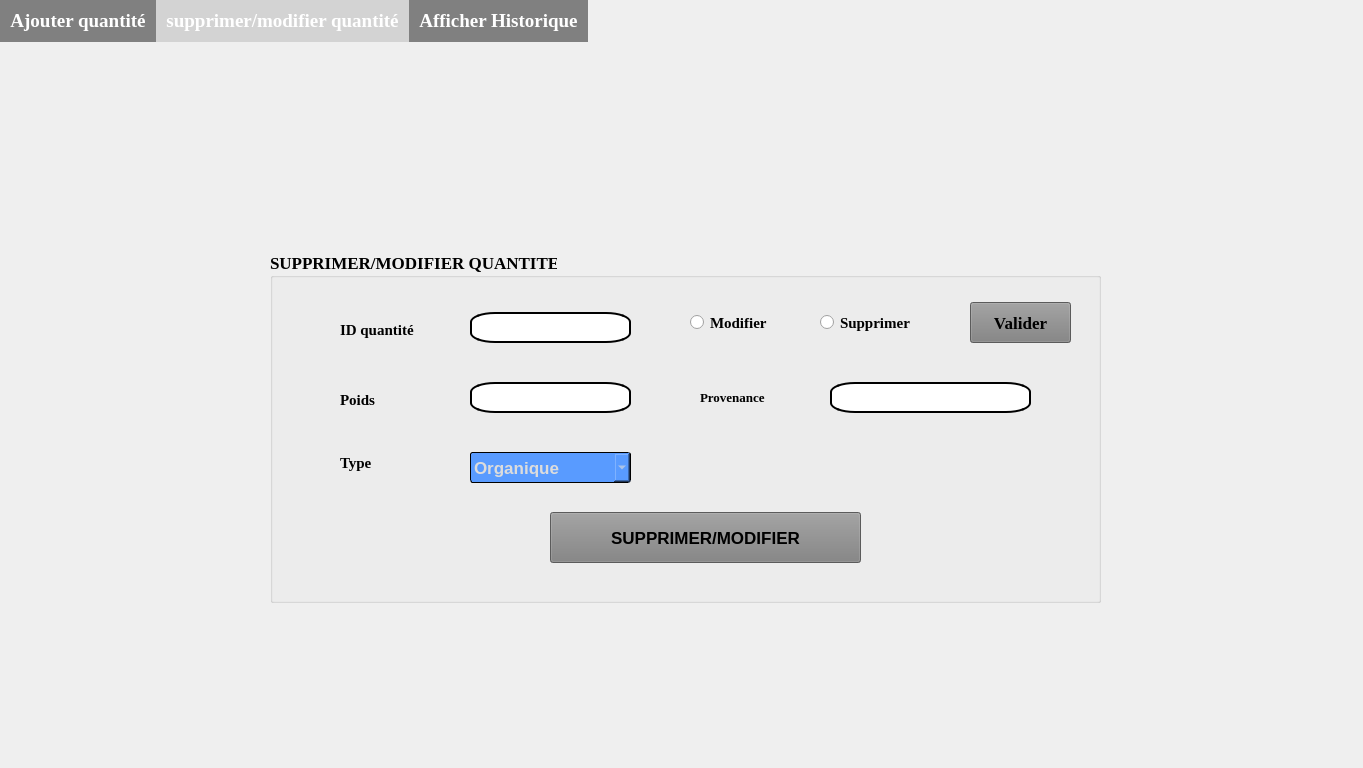
<?xml version="1.0" encoding="UTF-8"?>
<ui version="4.0">
 <class>Dialogdecharge</class>
 <widget class="QDialog" name="Dialogdecharge">
  <property name="geometry">
   <rect>
    <x>0</x>
    <y>0</y>
    <width>1363</width>
    <height>768</height>
   </rect>
  </property>
  <property name="windowTitle">
   <string>Dialog</string>
  </property>
  <widget class="QTabWidget" name="tabWidget">
   <property name="geometry">
    <rect>
     <x>0</x>
     <y>0</y>
     <width>1366</width>
     <height>791</height>
    </rect>
   </property>
   <property name="font">
    <font>
     <family>Times New Roman</family>
     <pointsize>14</pointsize>
     <weight>75</weight>
     <bold>true</bold>
    </font>
   </property>
   <property name="styleSheet">
    <string notr="true">QTabWidget::tab-bar {
   border: 1px solid gray;
}
QTabBar::tab {
  background: gray;
  color: white;
  padding: 10px;
 }

 QTabBar::tab:selected {
  background: lightgray;
 }
QTabWidget::pane { 
   border: none;
}</string>
   </property>
   <property name="currentIndex">
    <number>1</number>
   </property>
   <widget class="QWidget" name="ajout">
    <attribute name="title">
     <string>Ajouter quantité</string>
    </attribute>
    <widget class="QGroupBox" name="groupBox_Ajout">
     <property name="geometry">
      <rect>
       <x>410</x>
       <y>230</y>
       <width>591</width>
       <height>441</height>
      </rect>
     </property>
     <property name="font">
      <font>
       <family>Times New Roman</family>
       <pointsize>13</pointsize>
       <weight>75</weight>
       <bold>true</bold>
      </font>
     </property>
     <property name="title">
      <string>Ajouter Nouvelle Quantité </string>
     </property>
     <widget class="QLabel" name="label_poids">
      <property name="geometry">
       <rect>
        <x>80</x>
        <y>60</y>
        <width>91</width>
        <height>20</height>
       </rect>
      </property>
      <property name="font">
       <font>
        <family>Times New Roman</family>
        <pointsize>12</pointsize>
        <weight>75</weight>
        <bold>true</bold>
       </font>
      </property>
      <property name="text">
       <string>Poids :</string>
      </property>
     </widget>
     <widget class="QLineEdit" name="lineEdit_poids">
      <property name="geometry">
       <rect>
        <x>290</x>
        <y>50</y>
        <width>251</width>
        <height>41</height>
       </rect>
      </property>
      <property name="styleSheet">
       <string notr="true">border:2px solid;
border-color: rgb(0,0,0);
border-radius: 25% 10%;</string>
      </property>
      <property name="placeholderText">
       <string>Exp 33</string>
      </property>
     </widget>
     <widget class="QLineEdit" name="lineEdit_proven">
      <property name="geometry">
       <rect>
        <x>290</x>
        <y>140</y>
        <width>251</width>
        <height>41</height>
       </rect>
      </property>
      <property name="styleSheet">
       <string notr="true">border:2px solid;
border-color: rgb(0,0,0);
border-radius: 25% 10%;</string>
      </property>
      <property name="placeholderText">
       <string>Exp : 21,rue azou</string>
      </property>
     </widget>
     <widget class="QLabel" name="label_proven">
      <property name="geometry">
       <rect>
        <x>80</x>
        <y>150</y>
        <width>101</width>
        <height>16</height>
       </rect>
      </property>
      <property name="font">
       <font>
        <family>Times New Roman</family>
        <pointsize>12</pointsize>
        <weight>75</weight>
        <bold>true</bold>
       </font>
      </property>
      <property name="text">
       <string>Provenance:</string>
      </property>
     </widget>
     <widget class="QLabel" name="label_Type">
      <property name="geometry">
       <rect>
        <x>80</x>
        <y>250</y>
        <width>91</width>
        <height>21</height>
       </rect>
      </property>
      <property name="font">
       <font>
        <family>Times New Roman</family>
        <pointsize>12</pointsize>
        <weight>75</weight>
        <bold>true</bold>
       </font>
      </property>
      <property name="text">
       <string>Type :</string>
      </property>
     </widget>
     <widget class="QPushButton" name="pushButtonAnnulerDech">
      <property name="geometry">
       <rect>
        <x>20</x>
        <y>360</y>
        <width>261</width>
        <height>51</height>
       </rect>
      </property>
      <property name="font">
       <font>
        <family>Times New Roman</family>
        <pointsize>13</pointsize>
        <weight>75</weight>
        <bold>true</bold>
       </font>
      </property>
      <property name="styleSheet">
       <string notr="true">background-color: grey;
</string>
      </property>
      <property name="text">
       <string>ANNULER</string>
      </property>
     </widget>
     <widget class="QPushButton" name="pushButtonEnregDech">
      <property name="geometry">
       <rect>
        <x>310</x>
        <y>360</y>
        <width>261</width>
        <height>51</height>
       </rect>
      </property>
      <property name="font">
       <font>
        <family>Times New Roman</family>
        <pointsize>13</pointsize>
        <weight>75</weight>
        <bold>true</bold>
       </font>
      </property>
      <property name="styleSheet">
       <string notr="true">background-color: grey;
</string>
      </property>
      <property name="text">
       <string>ENREGISTRER</string>
      </property>
     </widget>
     <widget class="QComboBox" name="comboBox_type">
      <property name="geometry">
       <rect>
        <x>300</x>
        <y>250</y>
        <width>241</width>
        <height>31</height>
       </rect>
      </property>
      <property name="font">
       <font>
        <pointsize>13</pointsize>
        <weight>75</weight>
        <bold>true</bold>
       </font>
      </property>
      <property name="styleSheet">
       <string notr="true">border: 1px solid;
border-color:rgb(0, 0, 0);
    border-radius: 3px;
    padding: 1px 18px 1px 3px;
    min-width: 6em;
    color: rgb(220, 220, 220);
    background-color:rgb(89, 155, 255);
    margin: 0 0 0 0;</string>
      </property>
      <item>
       <property name="text">
        <string>Veuiller choisir</string>
       </property>
      </item>
      <item>
       <property name="text">
        <string>Organique</string>
       </property>
      </item>
      <item>
       <property name="text">
        <string>Sanitaire</string>
       </property>
      </item>
      <item>
       <property name="text">
        <string>Plastique</string>
       </property>
      </item>
      <item>
       <property name="text">
        <string>Metal</string>
       </property>
      </item>
     </widget>
    </widget>
    <widget class="QLabel" name="label_dechajout">
     <property name="geometry">
      <rect>
       <x>0</x>
       <y>0</y>
       <width>1366</width>
       <height>768</height>
      </rect>
     </property>
     <property name="text">
      <string/>
     </property>
    </widget>
    <zorder>label_dechajout</zorder>
    <zorder>groupBox_Ajout</zorder>
   </widget>
   <widget class="QWidget" name="tab_2">
    <attribute name="title">
     <string>supprimer/modifier quantité</string>
    </attribute>
    <widget class="QGroupBox" name="groupBox">
     <property name="geometry">
      <rect>
       <x>270</x>
       <y>210</y>
       <width>831</width>
       <height>351</height>
      </rect>
     </property>
     <property name="font">
      <font>
       <family>Times New Roman</family>
       <pointsize>13</pointsize>
       <weight>75</weight>
       <bold>true</bold>
      </font>
     </property>
     <property name="title">
      <string>SUPPRIMER/MODIFIER QUANTITE</string>
     </property>
     <widget class="QLabel" name="label_ID">
      <property name="geometry">
       <rect>
        <x>70</x>
        <y>70</y>
        <width>101</width>
        <height>16</height>
       </rect>
      </property>
      <property name="font">
       <font>
        <family>Times New Roman</family>
        <pointsize>11</pointsize>
        <weight>75</weight>
        <bold>true</bold>
       </font>
      </property>
      <property name="text">
       <string>ID quantité</string>
      </property>
     </widget>
     <widget class="QLineEdit" name="lineEditId">
      <property name="geometry">
       <rect>
        <x>200</x>
        <y>60</y>
        <width>161</width>
        <height>31</height>
       </rect>
      </property>
      <property name="styleSheet">
       <string notr="true">border:2px solid color rgb(170, 85, 127);
border-radius: 25% 10%;</string>
      </property>
     </widget>
     <widget class="QRadioButton" name="radioButtonSupprimer">
      <property name="geometry">
       <rect>
        <x>550</x>
        <y>50</y>
        <width>111</width>
        <height>41</height>
       </rect>
      </property>
      <property name="font">
       <font>
        <family>Times New Roman</family>
        <pointsize>11</pointsize>
        <weight>75</weight>
        <bold>true</bold>
       </font>
      </property>
      <property name="text">
       <string>Supprimer</string>
      </property>
     </widget>
     <widget class="QRadioButton" name="radioButtonModifer">
      <property name="geometry">
       <rect>
        <x>420</x>
        <y>50</y>
        <width>91</width>
        <height>41</height>
       </rect>
      </property>
      <property name="font">
       <font>
        <family>Times New Roman</family>
        <pointsize>11</pointsize>
        <weight>75</weight>
        <bold>true</bold>
       </font>
      </property>
      <property name="text">
       <string>Modifier</string>
      </property>
     </widget>
     <widget class="QPushButton" name="pushButtonValider">
      <property name="geometry">
       <rect>
        <x>700</x>
        <y>50</y>
        <width>101</width>
        <height>41</height>
       </rect>
      </property>
      <property name="font">
       <font>
        <family>Times New Roman</family>
        <pointsize>13</pointsize>
        <weight>75</weight>
        <bold>true</bold>
       </font>
      </property>
      <property name="styleSheet">
       <string notr="true">background-color: grey;
</string>
      </property>
      <property name="text">
       <string>Valider</string>
      </property>
     </widget>
     <widget class="QPushButton" name="pushButtonsupmoddech">
      <property name="geometry">
       <rect>
        <x>280</x>
        <y>260</y>
        <width>311</width>
        <height>51</height>
       </rect>
      </property>
      <property name="font">
       <font>
        <pointsize>13</pointsize>
        <weight>75</weight>
        <bold>true</bold>
       </font>
      </property>
      <property name="styleSheet">
       <string notr="true">background-color: grey;
</string>
      </property>
      <property name="text">
       <string>SUPPRIMER/MODIFIER</string>
      </property>
     </widget>
     <widget class="QLabel" name="label_poidssupmod">
      <property name="geometry">
       <rect>
        <x>70</x>
        <y>140</y>
        <width>91</width>
        <height>16</height>
       </rect>
      </property>
      <property name="font">
       <font>
        <family>Times New Roman</family>
        <pointsize>11</pointsize>
        <weight>75</weight>
        <bold>true</bold>
       </font>
      </property>
      <property name="text">
       <string>Poids</string>
      </property>
     </widget>
     <widget class="QLineEdit" name="lineEditPoidssupmod">
      <property name="geometry">
       <rect>
        <x>200</x>
        <y>130</y>
        <width>161</width>
        <height>31</height>
       </rect>
      </property>
      <property name="styleSheet">
       <string notr="true">border:2px solid color rgb(170, 85, 127);
border-radius: 25% 10%;</string>
      </property>
     </widget>
     <widget class="QLineEdit" name="lineEdit_Provenancesupmod">
      <property name="geometry">
       <rect>
        <x>560</x>
        <y>130</y>
        <width>201</width>
        <height>31</height>
       </rect>
      </property>
      <property name="styleSheet">
       <string notr="true">border:2px solid color rgb(170, 85, 127);
border-radius: 25% 10%;</string>
      </property>
     </widget>
     <widget class="QLabel" name="label_2">
      <property name="geometry">
       <rect>
        <x>430</x>
        <y>130</y>
        <width>101</width>
        <height>31</height>
       </rect>
      </property>
      <property name="font">
       <font>
        <family>Times New Roman</family>
        <pointsize>10</pointsize>
        <weight>75</weight>
        <bold>true</bold>
       </font>
      </property>
      <property name="text">
       <string>Provenance</string>
      </property>
     </widget>
     <widget class="QLabel" name="label_3">
      <property name="geometry">
       <rect>
        <x>70</x>
        <y>200</y>
        <width>61</width>
        <height>21</height>
       </rect>
      </property>
      <property name="font">
       <font>
        <family>Times New Roman</family>
        <pointsize>11</pointsize>
        <weight>75</weight>
        <bold>true</bold>
       </font>
      </property>
      <property name="text">
       <string>Type</string>
      </property>
     </widget>
     <widget class="QComboBox" name="comboBox">
      <property name="geometry">
       <rect>
        <x>200</x>
        <y>200</y>
        <width>161</width>
        <height>31</height>
       </rect>
      </property>
      <property name="font">
       <font>
        <pointsize>13</pointsize>
        <weight>75</weight>
        <bold>true</bold>
       </font>
      </property>
      <property name="styleSheet">
       <string notr="true">border: 1px solid;
border-color:rgb(0, 0, 0);
    border-radius: 3px;
    padding: 1px 18px 1px 3px;
    min-width: 6em;
    color: rgb(220, 220, 220);
    background-color:rgb(89, 155, 255);
    margin: 0 0 0 0;</string>
      </property>
      <item>
       <property name="text">
        <string>Organique</string>
       </property>
      </item>
      <item>
       <property name="text">
        <string>Sanitaire</string>
       </property>
      </item>
      <item>
       <property name="text">
        <string>Plastique</string>
       </property>
      </item>
      <item>
       <property name="text">
        <string>Metal</string>
       </property>
      </item>
     </widget>
    </widget>
    <widget class="QLabel" name="label_BackSupDech">
     <property name="geometry">
      <rect>
       <x>0</x>
       <y>0</y>
       <width>1366</width>
       <height>768</height>
      </rect>
     </property>
     <property name="text">
      <string/>
     </property>
    </widget>
    <zorder>label_BackSupDech</zorder>
    <zorder>groupBox</zorder>
   </widget>
   <widget class="QWidget" name="tab">
    <attribute name="title">
     <string>Afficher Historique</string>
    </attribute>
    <widget class="QLabel" name="label_backhistdech">
     <property name="geometry">
      <rect>
       <x>0</x>
       <y>0</y>
       <width>1366</width>
       <height>768</height>
      </rect>
     </property>
     <property name="text">
      <string/>
     </property>
    </widget>
    <widget class="QGroupBox" name="groupBox_2">
     <property name="geometry">
      <rect>
       <x>410</x>
       <y>230</y>
       <width>591</width>
       <height>441</height>
      </rect>
     </property>
     <property name="font">
      <font>
       <family>Times New Roman</family>
       <pointsize>14</pointsize>
       <weight>75</weight>
       <bold>true</bold>
      </font>
     </property>
     <property name="title">
      <string>Recherche par ID</string>
     </property>
     <widget class="QLabel" name="label">
      <property name="geometry">
       <rect>
        <x>40</x>
        <y>60</y>
        <width>91</width>
        <height>21</height>
       </rect>
      </property>
      <property name="font">
       <font>
        <family>Times New Roman</family>
        <pointsize>10</pointsize>
        <weight>75</weight>
        <bold>true</bold>
       </font>
      </property>
      <property name="text">
       <string>ID Quantité</string>
      </property>
     </widget>
     <widget class="QLineEdit" name="lineEdit_3">
      <property name="geometry">
       <rect>
        <x>142</x>
        <y>59</y>
        <width>141</width>
        <height>31</height>
       </rect>
      </property>
      <property name="styleSheet">
       <string notr="true">border:2px solid color rgb(170, 85, 127);
border-radius: 25% 10%;</string>
      </property>
     </widget>
     <widget class="QTableView" name="tableView">
      <property name="geometry">
       <rect>
        <x>20</x>
        <y>150</y>
        <width>561</width>
        <height>201</height>
       </rect>
      </property>
     </widget>
     <widget class="QPushButton" name="pushButtonrechdech">
      <property name="geometry">
       <rect>
        <x>360</x>
        <y>60</y>
        <width>181</width>
        <height>31</height>
       </rect>
      </property>
      <property name="styleSheet">
       <string notr="true">background-color: grey;</string>
      </property>
      <property name="text">
       <string>Recherche</string>
      </property>
     </widget>
    </widget>
   </widget>
  </widget>
 </widget>
 <resources/>
 <connections/>
</ui>
